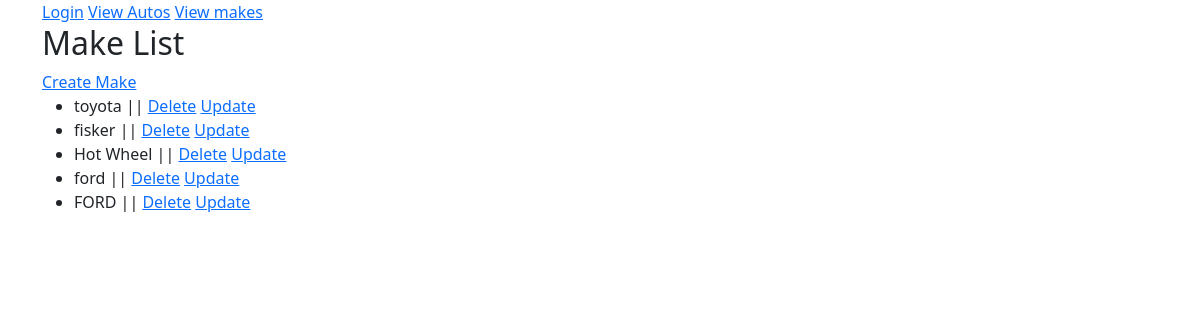
The page /autos/makes/ (signed in) on the database its author committed.
### autos/models.py (models this page shows, shortened)
class Make(models.Model):
    name = models.CharField(max_length = 100)

### autos/views.py (the view)
# urls.py: path('makes/', views.MakeListView.as_view(), name = "makes_list_view"), #list
class MakeListView(LoginRequiredMixin, ListView):
    model = Make
    template_name = 'autos/list_make.html'

### home/context_processors.py (called while the page is built)
def settings(request):
    return {
        'settings': django_settings,
    }

### autos/templates/autos/list_make.html
{% extends "base_bootstrap.html" %}
{% block content %}
<a href="{% url 'autos:autos_list_view' %}">View Autos</a>
<a href="{% url 'autos:makes_list_view' %}">View makes</a>
<h2>Make List</h2>
<a href="{% url 'autos:makes_create_view' %}">Create Make</a>
<ul>
{% for make in object_list %}
    <li>{{make.name}} || <a href="{% url 'autos:makes_delete_view' make.pk%}">Delete</a> <a href="{% url 'autos:makes_update_view' make.pk %}">Update</a></li>
{% endfor %}
</ul>
{% endblock content %}<p>Make list</p>

### rows shown on the page
Make: name "toyota"
Make: name "fisker"
Make: name "Hot Wheel"
Make: name "ford"
Make: name "FORD"
